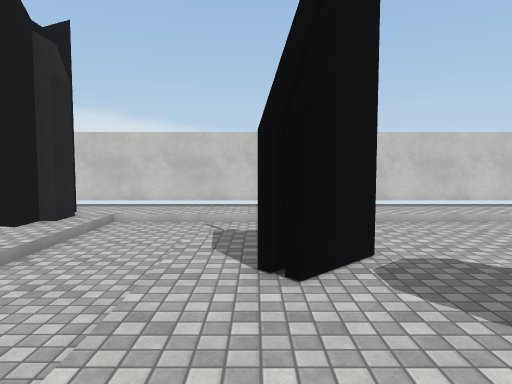
view 1 (above)

17 first-person views from a walk through a Unity game level. The camera is 1.5 m above the floor, tilts 4° down and sees 70° across. The floor is counted in squares, 1 m on a side. Each view is taken from the middle of a square. On the plan, view 1 faces up. The plan holds only what a view shows up to about 16 squares ahead; the rest is blank. The player character is not drawn. Some animated figures are left out. Surface patterns are stand-ins for the level's own textures.

view 2
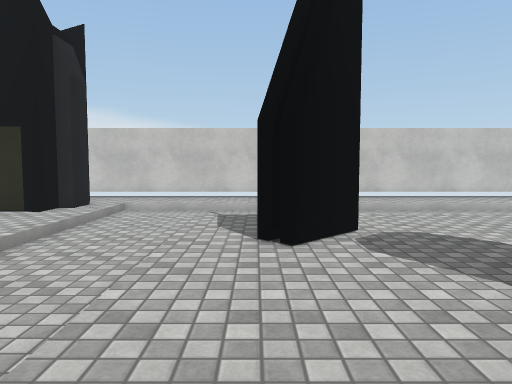

view 3
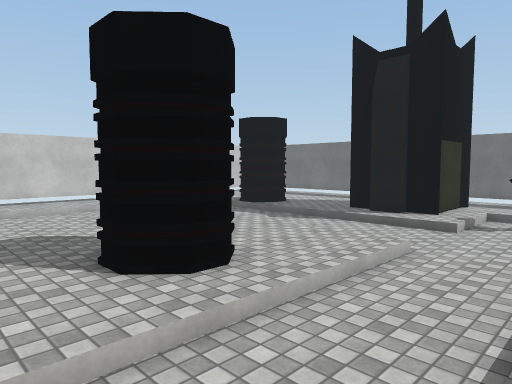

view 4
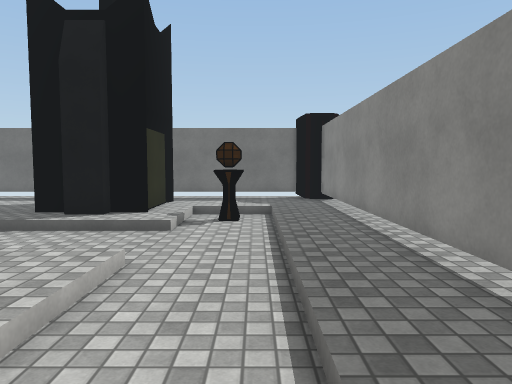

view 5
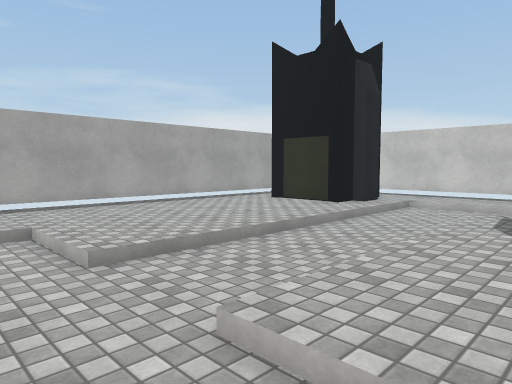

view 6
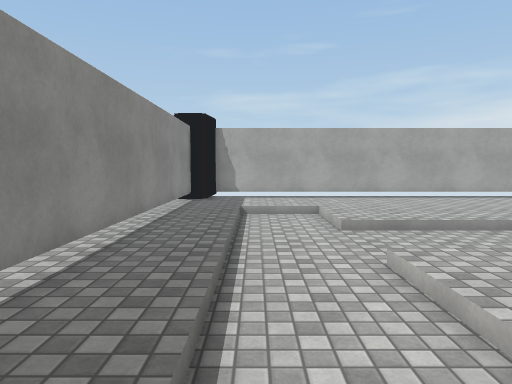

view 7
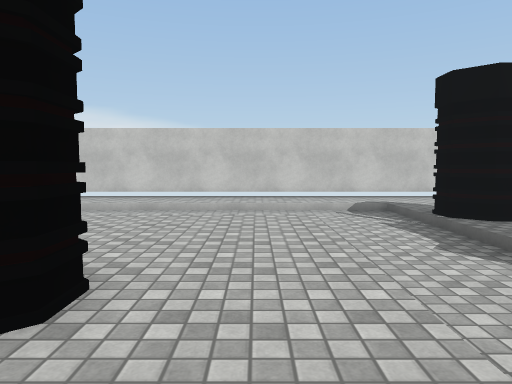

view 8
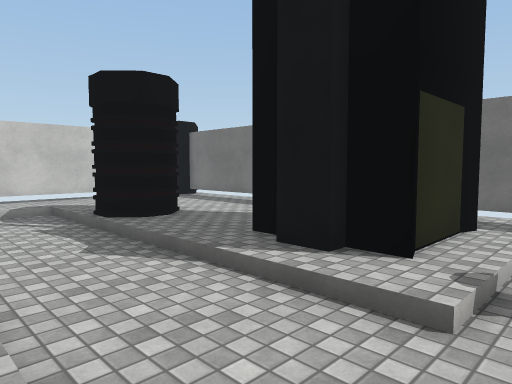

view 9
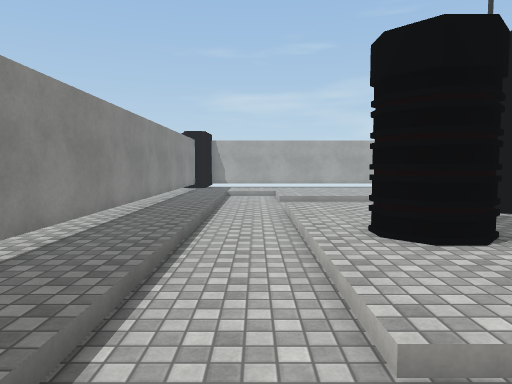

view 10
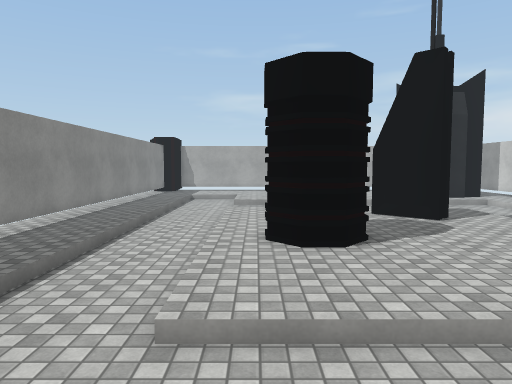

view 11
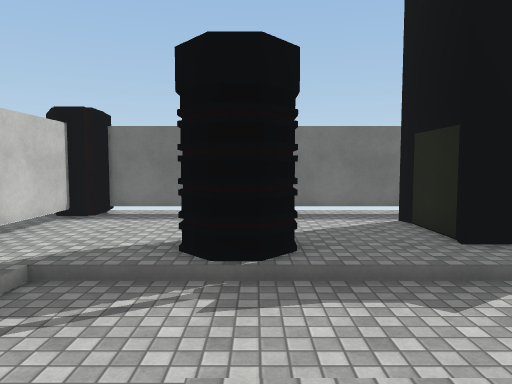

view 12
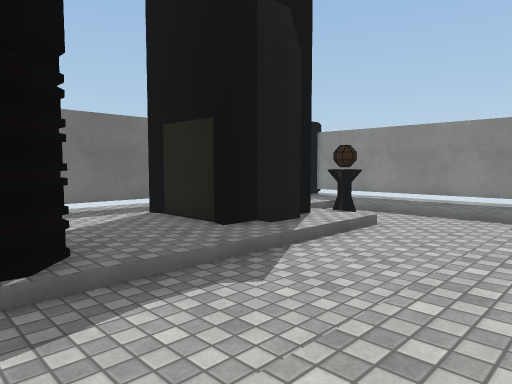

view 13
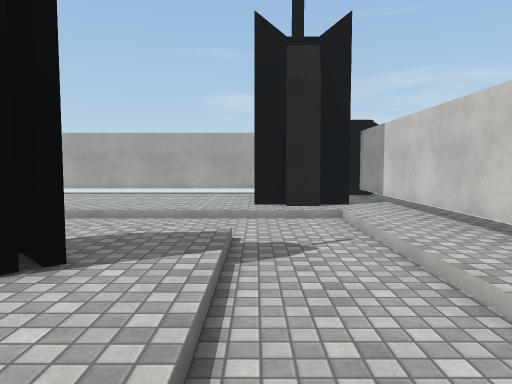

view 14
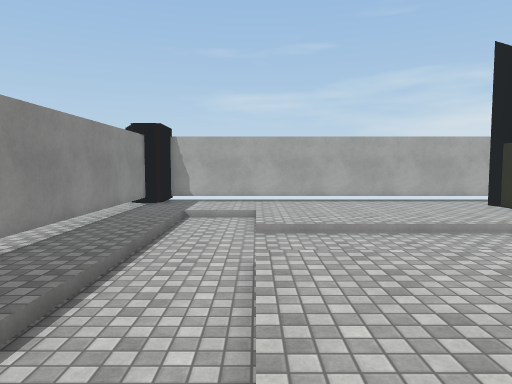

view 15
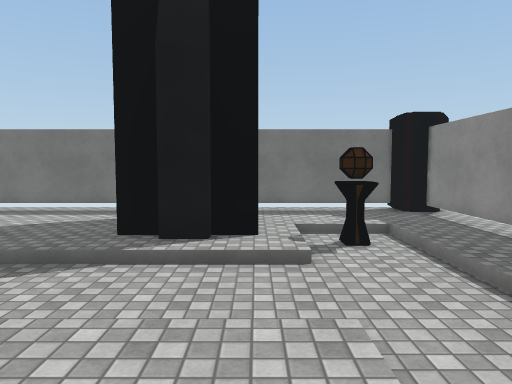

view 16
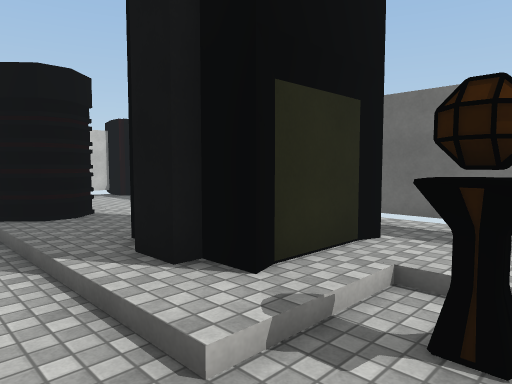

view 17
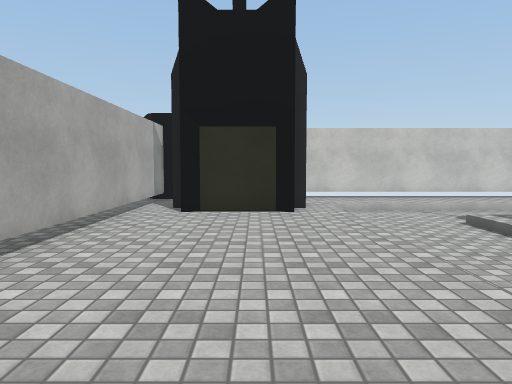

### Floor plan
Key: @ floor where view 1 was taken; # wall or solid block; . main floor; - floor 0.25 m lower than the main floor; / step, stairs or slope; B building; O other object.
Columns run from 11 left of view 1 to 18 right of it. Each row starts with its distance up from view 1.
 14  ############################
 13 ##..........................##
 12 #.B  B.......................#
 11 #.   #.----------------......#
 10 #.####.----------------......#
  9 #.B##B.--------- -- ---O#O...#
  8 #......---..........---##O...#
  7 #......---..........---.O....#
  6 #......---..#.......---......#
  5 #......---.O#.......---......#
  4 #......---..........---.B##B.#
  3 #......---.....##...---.##   #
  2 #......---....O#O...---.##   #
  1 #......---.....O....---.B##B.#
  0 #...///---/@////////---///...#
 -1 #...--------------------OO...#
 -2 #...--------------------O-...#
 -3 #............................#
 -4 ##..........................##
 -5  ############################

Positions as (right, up) in squares from view 1, and headings:
1: (0, 0), facing up
2: (0, -1), facing up
3: (1, -3), facing up-right
4: (3, -2), facing right
5: (1, -2), facing up-left
6: (4, -2), facing left
7: (7, -1), facing up
8: (8, -1), facing up-right
9: (11, -1), facing left
10: (12, 1), facing left
11: (6, 8), facing right
12: (7, 9), facing down-right
13: (6, 9), facing left
14: (5, 0), facing left
15: (5, 1), facing right
16: (10, -2), facing up-right
17: (-7, -1), facing up
